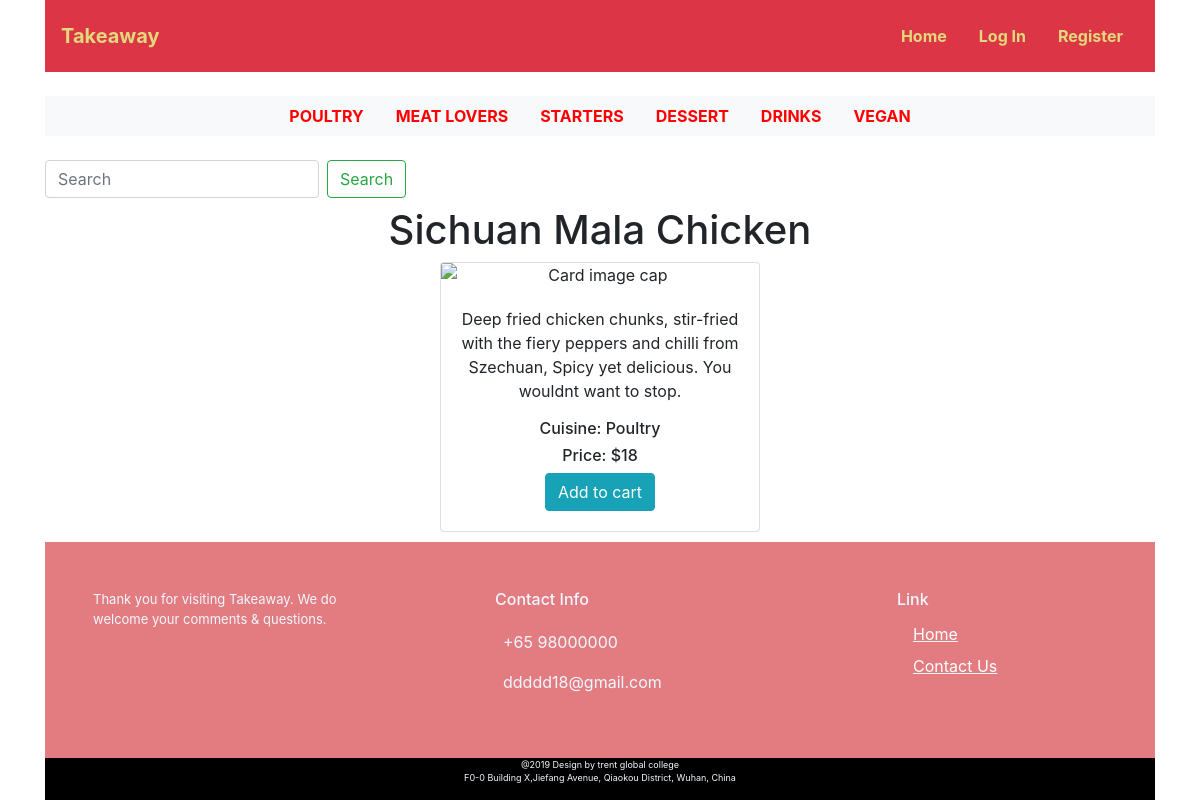
The app's page /detail/2 with its own data.
### takeaway_app/models.py (models this page shows, shortened)
class Menu(models.Model):
	name = models.CharField(blank=False,max_length=255)
	def __str__(self):
		return self.name

class Food(models.Model):
	name = models.CharField(blank=False,max_length=255)
	price = models.IntegerField(default=0)
	photo = ImageField(blank=True)
	description = models.TextField(blank=True)
	menu = models.ForeignKey(Menu, on_delete=models.CASCADE, related_name='food_menu', null=True)

### takeaway_app/views.py (the view)
# urls.py: url(r'detail/(?P<id>\d+)$', food_detail, name='food_detail'),
def food_detail(request,id):
    food_detail = Food.objects.get(id=id)
    menu = Menu.objects.all()
    return render(request, 'detail.html',{
        'food_detail': food_detail,
        'menu':menu
    })

### cart/context.py (called while the page is built)
def cart_contents(request):
    cart = request.session.get('cart', {})
    cart_items = []
    total = 0
    food_count = 0
    for id, quantity in cart.items():
        food = get_object_or_404(Food, pk=id)
        total += quantity * food.price
        food_count += quantity
        cart_items.append({'id': id, 'quantity': quantity, 'food': food})
    return {'cart_items': cart_items, 'total': total, 'food_count': food_count}

### takeaway_app/templates/detail.html (shortened to what this page needs)
{% extends 'layout.html' %}{% load static %}
{% load bootstrap_tags %}
{% block content %}
<div class="container">
    <h1 class="text-center">{{food_detail.name}}</h1>
     <div class="row justify-content-center">
<div class="card text-center" style="width: 20rem;">
    	       <img alt="Card image cap" class="card-img-top img-fluid" src="{% get_media_prefix %}{{food_detail.image}}" />
    	       <div class="card-body">
          		<p>{{ food_detail.description }}</p>
                <h6>Cuisine: {{ food_detail.menu }}</h6>
                <h6>Price: ${{ food_detail.price }}</h6>
            {% if user.is_authenticated %}
               <form method="post" action="{% url 'add_to_cart' food_detail.id %}">
                    {% csrf_token %}
                    <div class="input-group">
                        <input name="quantity" type="number" min="1" max="999" class="form-control" value="1" placeholder="Quantity">
                        <span class="input-group-btn">
                            <button class="btn btn-success" type="submit">Add to cart</button>
                        </span>
                    </div>
                </form>
             {% else %}
                 <a class="btn btn-info" href="{% url 'login_link' %}" role="button">Add to cart</a>
            {% endif %}
   </div>
   </div>
</div>
</div>
{% endblock%}

### templates/layout.html (shortened to what this page needs)
<!DOCTYPE html>
{% load static %}
{% load bootstrap_tags %}
<html lang="en">
<head>
    <link rel="stylesheet" href="https://stackpath.bootstrapcdn.com/bootstrap/4.3.1/css/bootstrap.min.css">
    <link rel="stylesheet" href="{% static 'css/style.css'%}" type="text/css"/>
</head>
<body>
<div class='container'>
 <nav class="navbar navbar-expand-lg navbar-light  bg-danger">
    <div class="d-flex flex-grow-1">
        <a class="navbar-brand  d-lg-inline-block" href="/" style="color:#e2d87c;font-weight: bold;">
           Takeaway
        </a>
        <div class="w-100 text-right">
        </div>
    </div>
    <div class="collapse navbar-collapse flex-grow-1 text-right" id="myNavbar">
        <ul class="navbar-nav ml-auto flex-nowrap"  style="font-weight:bold;">
            <li class="nav-item">
                <a href="{% url 'index' %}" class="nav-link m-2 menu-item nav-active" style="color:#e2d87c;">Home</a>
            </li>
            {% if not user.is_authenticated %}
            <li class="nav-item">
                <a href="{% url 'login_link' %}" class="nav-link m-2 menu-item" style="color:#e2d87c;">Log In</a>
            </li>
            <li class="nav-item">
                <a href="{% url 'register_link' %}" class="nav-link m-2 menu-item" style="color:#e2d87c;">Register</a></li>
            {% else %}
            <li class="nav-item">
                <a href="{% url 'logout_link' %}" class="nav-link m-2 menu-item" style="color:#e2d87c;">Log Out</a>
            </li>
            {% endif %}
        </ul>
    </div>
</nav>
<ul class="nav justify-content-center bg-light my-4 my-lg-4 ">
 {% for menu in menu %}
  <li class="nav-item" style="text-transform: uppercase;">
    <a class="nav-link" style="color:red;font-weight: bold;" href="{% url 'menu' id=menu.id %}">{{menu.name}}</a>
  </li>
  {% endfor %}
</ul>
     <form class="form-inline my-3 my-lg-2 ml-auto" method='get' action='{% url 'search' %}'>
          <input class="form-control mr-sm-2" type="search" placeholder="Search" aria-label="Search" id="search" name="q">
          <button class="btn btn-outline-success my-2 my-sm-0" type="submit">Search</button>
    </form>
</div>
    {%block content %}
    {%endblock %}
<div class='container'>
<footer class="page-footer font-small">
    <div class="container">
		<div class="row">
			<div class="col-xs-12 col-sm-4 col-md-4 footerBlock">
					<p class="footerIntro">Thank you for visiting Takeaway. We do welcome your comments & questions.</p>
			</div>
			<div class="col-xs-12 col-sm-4 col-md-4 footerBlock">
					<h6 class="info">Contact Info</h6>
					<div class="contact-info">
						 <ul><span class="item">+65 98000000</span></ul>
                        <ul><span class="item">ddddd18@gmail.com</span></ul>
					</div>
				</div>
      <div class="col-xs-12 col-sm-4 col-md-4 footerBlock">
					<div class="list-unstyled">
					  <h6 class="link">Link</h6>
						 <ul class="fList">
                              <ul>
                                <a class="link1" href="/">Home</a>
                              </ul>
                              <ul>
                                <a class="link1" href="#">Contact Us</a>
                              </ul>
                        </ul>
					</div>
				</div>
				<div class="col-md-12 bg-black copyright">
						<p>@2019 Design by trent global college <br>
                        F0-0 Building X,Jiefang Avenue, Qiaokou District, Wuhan, China</p>
                </div>
        	</div>
        	</div>
</footer>
</div>
</body>
</html>

### static/css/style.css (style rules this page uses)
ul { list-style:none; }
footer { margin-top:10px; }
.footerBlock { display:inline-block; padding: 3em; margin: 0em; }
.footerIntro { font-size:small; }
.info { text-indent: 2em; font-size: medium; margin-bottom: 20px; }
.page-footer { background-color:#e27c81; color:#F0F8FF; bottom: 0; }
.fList { text-decoration:underline; }
.link { text-indent: 4em; font-size: medium; }
.link1 { color: white; font-size: medium; line-height:2em; }
.copyright { text-align: center; font-size: xx-small; background-color: #000000; padding-bottom: 1px; position: relative; }

### records on screen
Menu: name "POULTRY"
Menu: name "MEAT LOVERS"
Menu: name "STARTERS"
Menu: name "DESSERT"
Menu: name "DRINKS"
Menu: name "VEGAN"
Food: name "Sichuan Mala Chicken", description "Deep fried chicken chunks, stir-fried with the fiery peppers and chilli from Szechuan, Spicy yet delicious. You wouldnt want to stop.", menu "Poultry", price "18"
